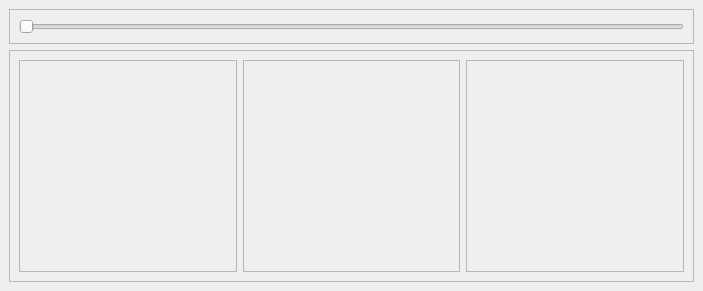
<?xml version="1.0" encoding="UTF-8"?>
<ui version="4.0">
 <class>MainWindow</class>
 <widget class="QMainWindow" name="MainWindow">
  <property name="geometry">
   <rect>
    <x>0</x>
    <y>0</y>
    <width>703</width>
    <height>291</height>
   </rect>
  </property>
  <property name="windowTitle">
   <string>MainWindow</string>
  </property>
  <widget class="QWidget" name="centralwidget">
   <property name="styleSheet">
    <string notr="true"/>
   </property>
   <layout class="QVBoxLayout" name="verticalLayout">
    <item>
     <widget class="QFrame" name="frame">
      <property name="sizePolicy">
       <sizepolicy hsizetype="Preferred" vsizetype="Minimum">
        <horstretch>0</horstretch>
        <verstretch>0</verstretch>
       </sizepolicy>
      </property>
      <property name="minimumSize">
       <size>
        <width>0</width>
        <height>0</height>
       </size>
      </property>
      <property name="frameShape">
       <enum>QFrame::StyledPanel</enum>
      </property>
      <property name="frameShadow">
       <enum>QFrame::Raised</enum>
      </property>
      <layout class="QVBoxLayout" name="verticalLayout_2">
       <item>
        <widget class="QSlider" name="horizontalSlider">
         <property name="orientation">
          <enum>Qt::Horizontal</enum>
         </property>
        </widget>
       </item>
      </layout>
     </widget>
    </item>
    <item>
     <widget class="QFrame" name="frame_2">
      <property name="sizePolicy">
       <sizepolicy hsizetype="Preferred" vsizetype="Expanding">
        <horstretch>0</horstretch>
        <verstretch>0</verstretch>
       </sizepolicy>
      </property>
      <property name="maximumSize">
       <size>
        <width>16777215</width>
        <height>16777215</height>
       </size>
      </property>
      <property name="frameShape">
       <enum>QFrame::StyledPanel</enum>
      </property>
      <property name="frameShadow">
       <enum>QFrame::Raised</enum>
      </property>
      <layout class="QHBoxLayout" name="horizontalLayout">
       <item>
        <widget class="QFrame" name="frame_3">
         <property name="frameShape">
          <enum>QFrame::StyledPanel</enum>
         </property>
         <property name="frameShadow">
          <enum>QFrame::Raised</enum>
         </property>
         <layout class="QHBoxLayout" name="horizontalLayout_2">
          <item>
           <layout class="QVBoxLayout" name="verticalLayout_3"/>
          </item>
         </layout>
        </widget>
       </item>
       <item>
        <widget class="QFrame" name="frame_4">
         <property name="frameShape">
          <enum>QFrame::StyledPanel</enum>
         </property>
         <property name="frameShadow">
          <enum>QFrame::Raised</enum>
         </property>
         <layout class="QHBoxLayout" name="horizontalLayout_3">
          <item>
           <layout class="QVBoxLayout" name="verticalLayout_4"/>
          </item>
         </layout>
        </widget>
       </item>
       <item>
        <widget class="QFrame" name="frame_5">
         <property name="frameShape">
          <enum>QFrame::StyledPanel</enum>
         </property>
         <property name="frameShadow">
          <enum>QFrame::Raised</enum>
         </property>
         <layout class="QHBoxLayout" name="horizontalLayout_4">
          <item>
           <layout class="QVBoxLayout" name="verticalLayout_5"/>
          </item>
         </layout>
        </widget>
       </item>
      </layout>
     </widget>
    </item>
   </layout>
  </widget>
 </widget>
 <resources/>
 <connections/>
</ui>
